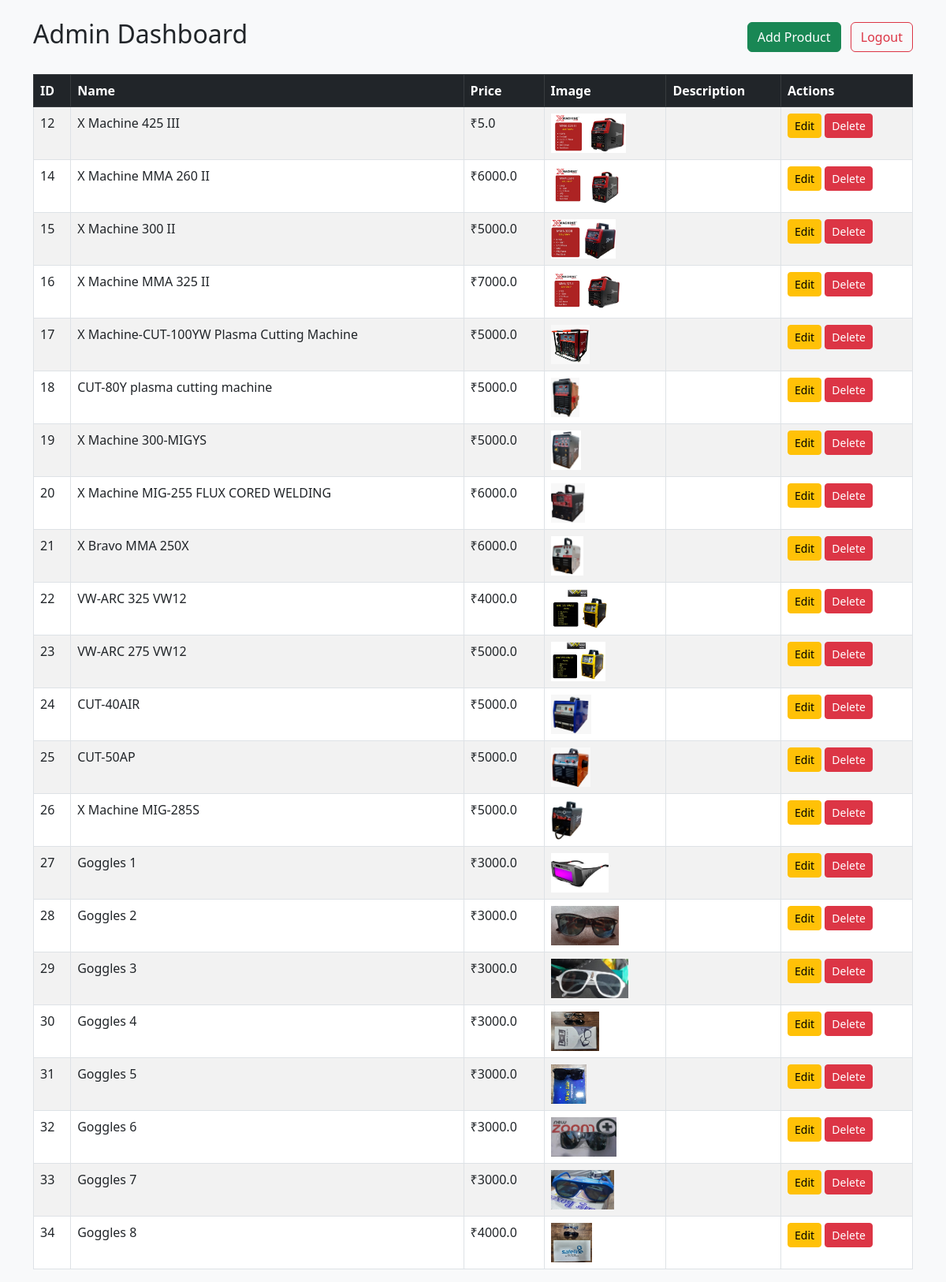
Screenshot of /admin/dashboard (signed in) with the database file from the repository.
### tables this page shows
CREATE TABLE "products" (
	"id"	INTEGER,
	"name"	TEXT NOT NULL,
	"price"	REAL NOT NULL,
	"image"	TEXT,
	"category"	TEXT,
	"category_id"	INTEGER,
	PRIMARY KEY("id")
);

### app.py (the view)
@app.route('/admin/dashboard')
def admin_dashboard():
    if not session.get('admin_logged_in'):
        return redirect(url_for('admin_login'))
    conn = get_db_connection()
    products = conn.execute('SELECT * FROM products').fetchall()
    conn.close()
    return render_template('admin_dashboard.html', products=products)

### app.py (called while the page is built)
@login_manager.user_loader
def load_user(user_id):
    conn = get_db_connection()
    user = conn.execute('SELECT * FROM users WHERE id = ?', (user_id,)).fetchone()
    conn.close()
    if user:
        return User(user)
    return None

def get_db_connection():
    conn = sqlite3.connect(DATABASE)
    conn.row_factory = sqlite3.Row
    return conn

### templates/admin_dashboard.html (shortened to what this page needs)
<!DOCTYPE html>
<html lang="en">
<head>
    <link href="https://cdn.jsdelivr.net/npm/bootstrap@5.3.0/dist/css/bootstrap.min.css" rel="stylesheet">
</head>
<body class="bg-light">
    <div class="container mt-4">
        <div class="d-flex justify-content-between align-items-center mb-4">
            <h2>Admin Dashboard</h2>
            <div>
                <a href="{{ url_for('add_product') }}" class="btn btn-success">Add Product</a>
                <a href="{{ url_for('admin_logout') }}" class="btn btn-outline-danger ms-2">Logout</a>
            </div>
        </div>
        <table class="table table-bordered table-striped">
            <thead class="table-dark">
                <tr>
                    <th>ID</th>
                    <th>Name</th>
                    <th>Price</th>
                    <th>Image</th>
                    <th>Description</th>
                    <th>Actions</th>
                </tr>
            </thead>
            <tbody>
                {% for product in products %}
                <tr>
                    <td>{{ product['id'] }}</td>
                    <td>{{ product['name'] }}</td>
                    <td>₹{{ product['price'] }}</td>
                    <td><img src="{{ product['image'] }}" height="50" alt="img"></td>
                    <td>{{ product['description'] }}</td>
                    <td>
                        <a href="{{ url_for('edit_product', product_id=product['id']) }}" class="btn btn-warning btn-sm">Edit</a>
                        <a href="{{ url_for('delete_product', product_id=product['id']) }}" class="btn btn-danger btn-sm" onclick="return confirm('Delete this product?');">Delete</a>
                    </td>
                </tr>
                {% endfor %}
            </tbody>
        </table>
    </div>
</body>
</html>

### rows the page displays
products: id "12", name "X Machine 425 III", price "5.0", image (picture)
products: id "14", name "X Machine MMA 260 II", price "6000.0", image (picture)
products: id "15", name "X Machine 300 II", price "5000.0", image (picture)
products: id "16", name "X Machine MMA 325 II", price "7000.0", image (picture)
products: id "17", name "X Machine-CUT-100YW Plasma Cutting Machine", price "5000.0", image (picture)
products: id "18", name "CUT-80Y plasma cutting machine", price "5000.0", image (picture)
products: id "19", name "X Machine 300-MIGYS", price "5000.0", image (picture)
products: id "20", name "X Machine MIG-255 FLUX CORED WELDING", price "6000.0", image (picture)
products: id "21", name "X Bravo MMA 250X", price "6000.0", image (picture)
products: id "22", name "VW-ARC 325 VW12", price "4000.0", image (picture)
products: id "23", name "VW-ARC 275 VW12", price "5000.0", image (picture)
products: id "24", name "CUT-40AIR", price "5000.0", image (picture)
products: id "25", name "CUT-50AP", price "5000.0", image (picture)
products: id "26", name "X Machine MIG-285S", price "5000.0", image (picture)
products: id "27", name "Goggles 1", price "3000.0", image (picture)
products: id "28", name "Goggles 2", price "3000.0", image (picture)
products: id "29", name "Goggles 3", price "3000.0", image (picture)
products: id "30", name "Goggles 4", price "3000.0", image (picture)
products: id "31", name "Goggles 5", price "3000.0", image (picture)
products: id "32", name "Goggles 6", price "3000.0", image (picture)
products: id "33", name "Goggles 7", price "3000.0", image (picture)
products: id "34", name "Goggles 8", price "4000.0", image (picture)
